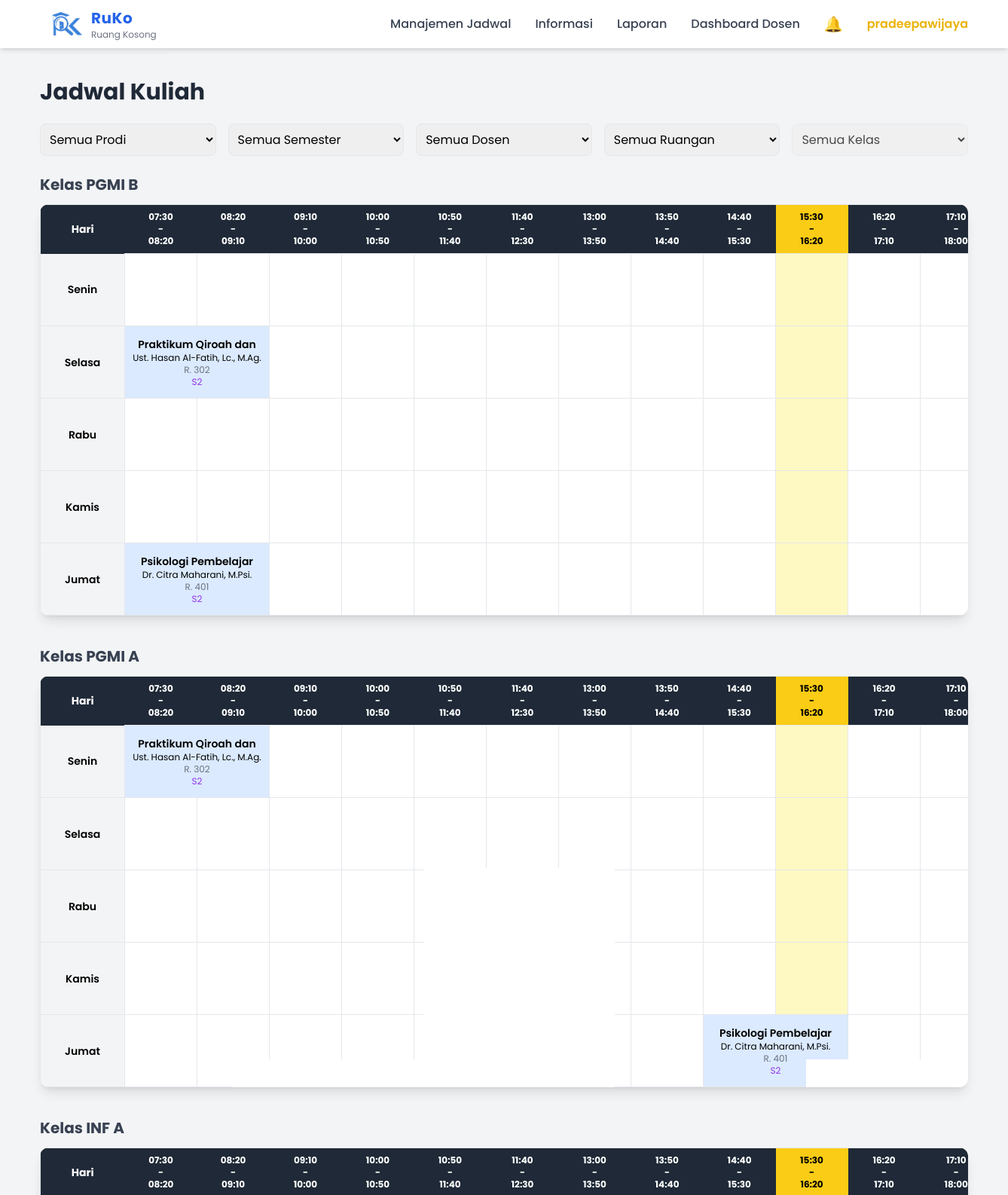
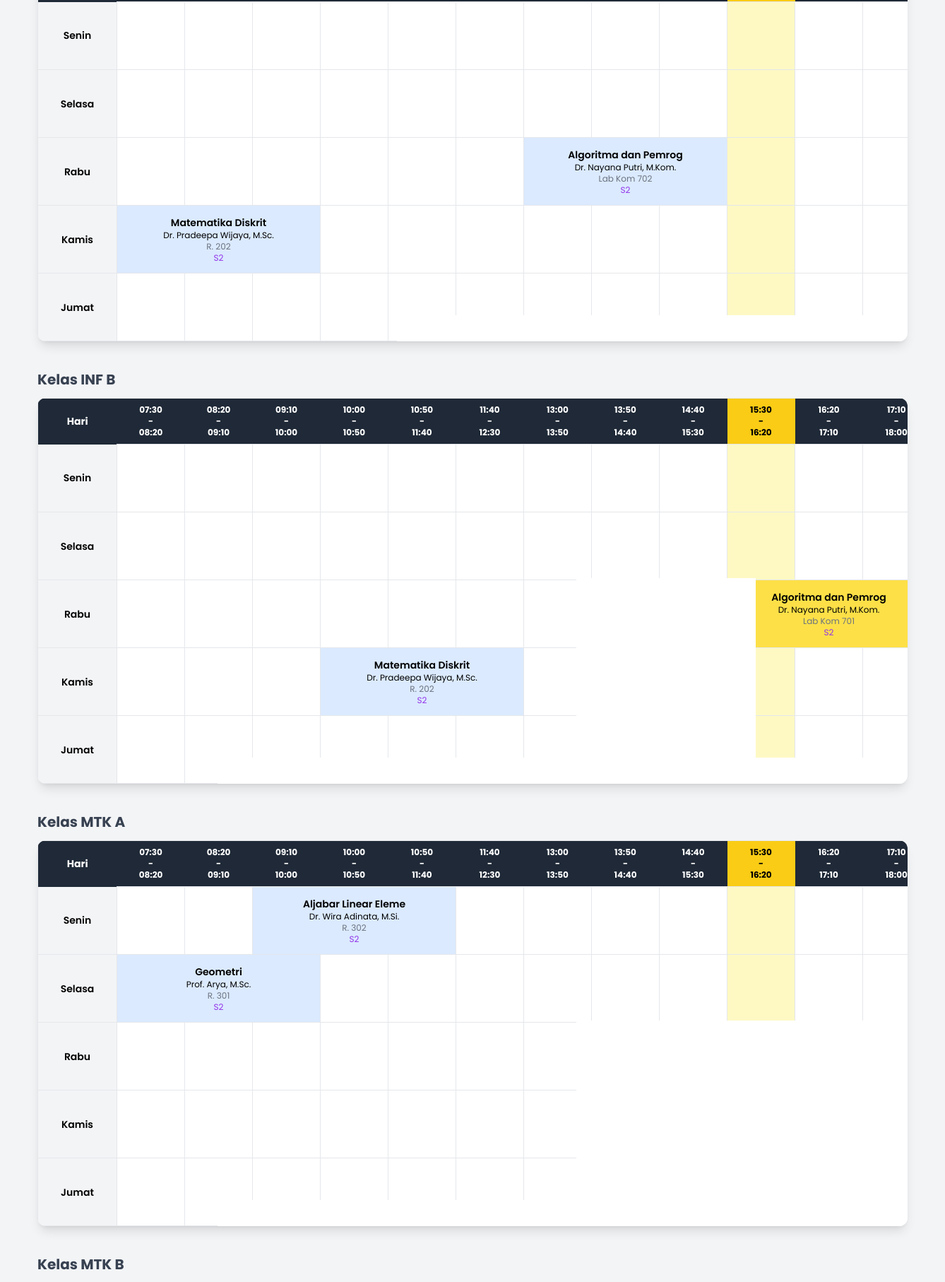
The page /index.php?menu=jadwal (signed in, upper part) on the database its author committed (2 pictures, top to bottom).
### tables this page shows
CREATE TABLE `jadwal` (
  `id_jadwal` int(11) NOT NULL,
  `id_mk_prodi` int(11) DEFAULT NULL,
  `id_dosen` int(11) DEFAULT NULL,
  `id_ruangan` int(11) DEFAULT NULL,
  `id_kelas` int(11) DEFAULT NULL,
  `id_tahun_ajar` int(11) DEFAULT NULL,
  `hari` varchar(20) DEFAULT NULL,
  `jam_mulai` time DEFAULT NULL,
  `jam_selesai` time DEFAULT NULL
);

CREATE TABLE `mata_kuliah` (
  `id_mk` int(11) NOT NULL,
  `kode_mk` varchar(20) DEFAULT NULL,
  `nama_mk` varchar(20) DEFAULT NULL,
  `sks` int(11) DEFAULT NULL
);

CREATE TABLE `dosen` (
  `id_dosen` int(11) NOT NULL,
  `id_user` int(11) DEFAULT NULL,
  `id_prodi` int(11) DEFAULT NULL,
  `nidn` varchar(20) DEFAULT NULL,
  `nama_dosen` varchar(100) DEFAULT NULL,
  `email` varchar(100) DEFAULT NULL
);

CREATE TABLE `ruangan` (
  `id_ruangan` int(11) NOT NULL,
  `id_gedung` int(11) DEFAULT NULL,
  `nama_ruangan` varchar(50) DEFAULT NULL,
  `kapasitas` int(11) DEFAULT NULL,
  `lantai` int(11) NOT NULL DEFAULT 1
);

CREATE TABLE `mk_prodi` (
  `id_mk_prodi` int(11) NOT NULL,
  `id_mk` int(11) DEFAULT NULL,
  `id_prodi` int(11) DEFAULT NULL,
  `semester` int(11) DEFAULT NULL
);

CREATE TABLE `kelas` (
  `id_kelas` int(11) NOT NULL,
  `id_prodi` int(11) DEFAULT NULL,
  `nama_kelas` varchar(100) NOT NULL
);

### pages/jadwal.php (the view, shortened to what this page needs)
<?php
require_once __DIR__ . "/../config/koneksi.php";
$tahun_aktif = mysqli_fetch_assoc(mysqli_query($conn,"
    SELECT * FROM tahun_ajaran WHERE aktif=1 LIMIT 1
"));
$id_tahun_aktif = $tahun_aktif['id_tahun_ajar'] ?? 0;
$prodi    = $_GET['prodi'] ?? '';
$query = "
SELECT
jadwal.hari,
jadwal.jam_mulai,
jadwal.jam_selesai,
mata_kuliah.nama_mk,
dosen.nama_dosen,
ruangan.nama_ruangan,
prodi.nama_prodi,
mk_prodi.semester,
kelas.nama_kelas
FROM jadwal
JOIN mk_prodi ON jadwal.id_mk_prodi = mk_prodi.id_mk_prodi
JOIN mata_kuliah ON mk_prodi.id_mk = mata_kuliah.id_mk
JOIN prodi ON mk_prodi.id_prodi = prodi.id_prodi
JOIN dosen ON jadwal.id_dosen = dosen.id_dosen
JOIN ruangan ON jadwal.id_ruangan = ruangan.id_ruangan
JOIN kelas ON jadwal.id_kelas = kelas.id_kelas
WHERE jadwal.id_tahun_ajar = '$id_tahun_aktif'
";
$query .= " ORDER BY jadwal.hari, jadwal.jam_mulai";
$data = mysqli_query($conn,$query);
$jadwal = [];
while($row = mysqli_fetch_assoc($data)){
    $key = $row['hari']."_".$row['jam_mulai'];
    $jadwal[$key][] = $row;
}
$jadwal_per_kelas = [];
foreach($jadwal as $items){
    foreach($items as $j){
        $kelas_nama = $j['nama_kelas'];
        $jadwal_per_kelas[$kelas_nama][] = $j;
    }
}
$hari = ["Senin","Selasa","Rabu","Kamis","Jumat"];
$start = strtotime("07:30");
$end   = strtotime("18:00");
$timeslots = [];
while($start < $end){
    $next = strtotime("+50 minutes", $start);
    if(date("H:i",$start) == "12:30"){
        $start = strtotime("13:00");
        continue;
    }
    $timeslots[] = [
        'start' => date("H:i",$start),
        'end'   => date("H:i",$next)
    ];
    $start = $next;
}
$now = date("H:i");
?>
<script src="https://cdn.tailwindcss.com"></script>
<div class="max-w-7xl mx-auto p-6">
<h2 class="text-3xl font-bold mb-6 text-gray-800">
Jadwal Kuliah
</h2>
<form method="GET" class="mb-6">
<div class="grid md:grid-cols-5 gap-4">
<select name="prodi" onchange="this.form.submit()" class="border rounded-lg p-2">
<option value="">Semua Prodi</option>
</select>
<select name="semester" onchange="this.form.submit()" class="border rounded-lg p-2">
<option value="">Semua Semester</option>
</select>
<select name="dosen" onchange="this.form.submit()" class="border rounded-lg p-2">
<option value="">Semua Dosen</option>
</select>
<select name="ruangan" onchange="this.form.submit()" class="border rounded-lg p-2">
<option value="">Semua Ruangan</option>
</select>
<select name="kelas" id="kelasSelect" onchange="this.form.submit()"
class="border rounded-lg p-2"
<?= ($prodi==''?'disabled':'') ?>>
<option value="">Semua Kelas</option>
</select>
</div>
</form>
<?php foreach($jadwal_per_kelas as $kelas_nama => $list_jadwal){ ?>
<div class="mb-10">
<h3 class="text-xl font-bold mb-3 text-gray-700">
Kelas <?= $kelas_nama ?>
</h3>
<div class="bg-white shadow-lg rounded-xl overflow-x-auto">
<table class="w-full table-fixed text-sm text-center border">
<thead class="bg-gray-800 text-white">
<tr>
<th class="p-2 w-28">Hari</th>
<?php foreach($timeslots as $t){
$isNow = ($now >= $t['start'] && $now < $t['end']);
?>
<th class="p-2 text-xs w-24 <?= $isNow ? 'bg-yellow-400 text-black' : '' ?>">
<?= $t['start'] ?><br>-<br><?= $t['end'] ?>
</th>
<?php } ?>
</tr>
</thead>
<tbody>
<?php foreach($hari as $h){ ?>
<tr class="border-b">
<td class="font-semibold bg-gray-100 w-28">
<?= $h ?>
</td>
<?php
$i = 0;
while($i < count($timeslots)){
$slot = $timeslots[$i];
$found = false;
$isNow = ($now >= $slot['start'] && $now < $slot['end']);
foreach($list_jadwal as $data){
$mulai = strtotime($data['jam_mulai']);
$selesai = strtotime($data['jam_selesai']);
$slot_start = strtotime($slot['start']);
$slot_end   = strtotime($slot['end']);
if(
    $data['hari'] == $h &&
    $mulai >= $slot_start &&
    $mulai < $slot_end
){
$durasi = 0;
foreach($timeslots as $ts){
    $ts_start = strtotime($ts['start']);
    $ts_end   = strtotime($ts['end']);
    if($mulai < $ts_end && $selesai > $ts_start){
        $durasi++;
    }
}
?>
<td colspan="<?= $durasi ?>"
class="h-24 border p-2 <?= $isNow ? 'bg-yellow-300' : 'bg-blue-100' ?>">
<div class="truncate font-semibold text-sm">
<?= $data['nama_mk'] ?>
</div>
<div class="text-xs"><?= $data['nama_dosen'] ?></div>
<div class="text-xs text-gray-500"><?= $data['nama_ruangan'] ?></div>
<div class="text-xs text-purple-600">S<?= $data['semester'] ?></div>
</td>
<?php
$i += $durasi;
$found = true;
break;
}
}
if(!$found){
echo '<td class="h-24 border '.($isNow?'bg-yellow-100':'').'"></td>';
$i++;
}
}
?>
</tr>
<?php } ?>
</tbody>
</table>
</div>
</div>
<?php } ?>
</div>

### index.php (style rules this page uses)
body { font-family:'Poppins',sans-serif; }

### pages/jadwal.php (style rules this page uses)
td, th { overflow: hidden; white-space: nowrap; text-overflow: ellipsis; }

### rows shown on the page
jadwal: mata_kuliah.nama_mk "Praktikum Qiroah dan", id_dosen.nama_dosen "Ust. Hasan Al-Fatih, Lc., M.Ag.", id_ruangan.nama_ruangan "R. 302", id_mk_prodi.semester "2"
jadwal: mata_kuliah.nama_mk "Psikologi Pembelajar", id_dosen.nama_dosen "Dr. Citra Maharani, M.Psi.", id_ruangan.nama_ruangan "R. 401", id_mk_prodi.semester "2"
jadwal: mata_kuliah.nama_mk "Praktikum Qiroah dan", id_dosen.nama_dosen "Ust. Hasan Al-Fatih, Lc., M.Ag.", id_ruangan.nama_ruangan "R. 302", id_mk_prodi.semester "2"
jadwal: mata_kuliah.nama_mk "Psikologi Pembelajar", id_dosen.nama_dosen "Dr. Citra Maharani, M.Psi.", id_ruangan.nama_ruangan "R. 401", id_mk_prodi.semester "2"
jadwal: mata_kuliah.nama_mk "Algoritma dan Pemrog", id_dosen.nama_dosen "Dr. Nayana Putri, M.Kom.", id_ruangan.nama_ruangan "Lab Kom 702", id_mk_prodi.semester "2"
jadwal: mata_kuliah.nama_mk "Matematika Diskrit", id_dosen.nama_dosen "Dr. Pradeepa Wijaya, M.Sc.", id_ruangan.nama_ruangan "R. 202", id_mk_prodi.semester "2"
jadwal: mata_kuliah.nama_mk "Algoritma dan Pemrog", id_dosen.nama_dosen "Dr. Nayana Putri, M.Kom.", id_ruangan.nama_ruangan "Lab Kom 701", id_mk_prodi.semester "2"
jadwal: mata_kuliah.nama_mk "Matematika Diskrit", id_dosen.nama_dosen "Dr. Pradeepa Wijaya, M.Sc.", id_ruangan.nama_ruangan "R. 202", id_mk_prodi.semester "2"
jadwal: mata_kuliah.nama_mk "Aljabar Linear Eleme", id_dosen.nama_dosen "Dr. Wira Adinata, M.Si.", id_ruangan.nama_ruangan "R. 302", id_mk_prodi.semester "2"
jadwal: mata_kuliah.nama_mk "Geometri", id_dosen.nama_dosen "Prof. Arya, M.Sc.", id_ruangan.nama_ruangan "R. 301", id_mk_prodi.semester "2"
jadwal: id_kelas.nama_kelas "MTK B"

### other values the page prints
$_SESSION['username'] "pradeepawijaya"
$kelas_nama "PGMI B"
$t['start'] "07:30"
$t['end'] "08:20"
$t['start'] "08:20"
$t['end'] "09:10"
$t['start'] "09:10"
$t['end'] "10:00"
$t['start'] "10:00"
$t['end'] "10:50"
$t['start'] "10:50"
$t['end'] "11:40"
$t['start'] "11:40"
$t['end'] "12:30"
$t['start'] "13:00"
